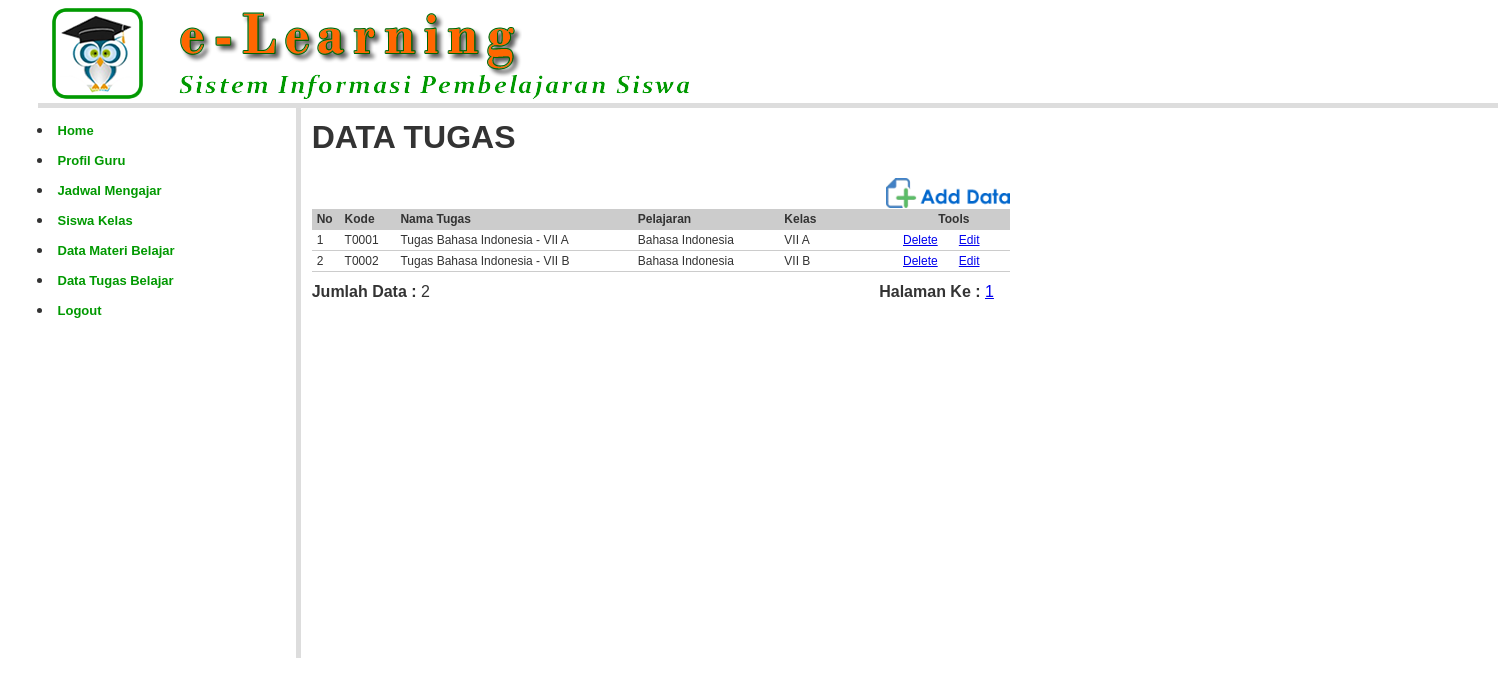
The app's page /guru/?open=Tugas-Data (signed in) with its own data.
### tables this page shows
CREATE TABLE `tugas_belajar` (
  `kd_tugas` char(5) NOT NULL,
  `nm_tugas` varchar(100) NOT NULL,
  `keterangan` varchar(200) NOT NULL,
  `file_tugas` varchar(100) NOT NULL,
  `kd_pelajaran` char(3) NOT NULL,
  `kd_kelas` char(3) NOT NULL,
  `kd_guru` char(4) NOT NULL
);

CREATE TABLE `pelajaran` (
  `kd_pelajaran` char(3) NOT NULL,
  `nm_pelajaran` varchar(100) NOT NULL
);

CREATE TABLE `kelas` (
  `kd_kelas` char(3) NOT NULL,
  `nm_kelas` varchar(100) NOT NULL,
  `kd_guru` char(4) NOT NULL
);

### guru/tugas_data.php (the view, shortened to what this page needs)
<?php
include_once "../library/inc.connection.php";
$kodeGuru	= $_SESSION['SES_GURU'];
$baris	= 50;
$hal 	= isset($_GET['hal']) ? $_GET['hal'] : 1;
$infoSql= "SELECT * FROM tugas_belajar WHERE kd_guru='$kodeGuru'";
$infoQry= mysql_query($infoSql, $koneksidb) or die ("error paging: ".mysql_error());
$jumlah	= mysql_num_rows($infoQry);
$maks	= ceil($jumlah/$baris);
$mulai	= $baris * ($hal-1);
?>
<table width="700" border="0" cellpadding="2" cellspacing="1" class="table-border">
  <tr>
    <td colspan="2"><h1><b>DATA TUGAS  </b></h1></td>
  </tr>
  <tr>
    <td colspan="2" align="right"><a href="?open=Tugas-Add" target="_self"><img src="../images/btn_add_data.png" height="30" border="0"  /></a></td>
  </tr>
  <tr>
    <td colspan="2">
	<table class="table-list" width="100%" border="0" cellspacing="1" cellpadding="3">
      <tr>
        <td width="4%" bgcolor="#CCCCCC"><strong>No</strong></td>
        <td width="8%" bgcolor="#CCCCCC"><strong>Kode</strong></td>
        <td width="34%" bgcolor="#CCCCCC"><strong>Nama Tugas </strong></td>
        <td width="21%" bgcolor="#CCCCCC"><strong>Pelajaran</strong></td>
        <td width="17%" bgcolor="#CCCCCC"><strong>Kelas</strong></td>
        <td colspan="2" align="center" bgcolor="#CCCCCC"><strong>Tools</strong></td>
        </tr>
<?php
$mySql 	= "SELECT tb.*, pelajaran.nm_pelajaran, kelas.nm_kelas FROM tugas_belajar AS tb
			LEFT JOIN pelajaran ON tb.kd_pelajaran = pelajaran.kd_pelajaran
			LEFT JOIN kelas ON tb.kd_kelas = kelas.kd_kelas
			WHERE tb.kd_guru='$kodeGuru' ORDER BY tb.kd_tugas ASC LIMIT $mulai, $baris";
$myQry 	= mysql_query($mySql, $koneksidb)  or die ("Query  salah : ".mysql_error());
$nomor  = $mulai;
while ($myData = mysql_fetch_array($myQry)) {
	$nomor++;
	$Kode = $myData['kd_tugas'];
?>
  <tr>
        <td> <?php echo $nomor; ?> </td>
        <td> <?php echo $myData['kd_tugas']; ?> </td>
        <td> <?php echo $myData['nm_tugas']; ?> </td>
        <td> <?php echo $myData['nm_pelajaran']; ?> </td>
        <td> <?php echo $myData['nm_kelas']; ?>  </td>
        <td width="8%"><a href="?open=Tugas-Edit&Kode=<?php echo $Kode; ?>" target="_self">Delete</a></td>
        <td width="8%"><a href="?open=Tugas-Edit&Kode=<?php echo $Kode; ?>" target="_self">Edit</a></td>
  </tr>
<?php } ?>
    </table></td>
  </tr>
  <tr>
    <td width="560"><strong>Jumlah Data : </strong> <?php echo $jumlah; ?></td>
    <td width="129"><strong>Halaman Ke : </strong>
	<?php
	for ($h = 1; $h <= $maks; $h++) {
		echo " <a href='?open=Tugas-Data&hal=$h'>$h</a> ";
	}
	?> </td>
  </tr>
</table>

### styles/style.css (style rules this page uses)
body { margin:0px auto 0px; padding:3px; font-family:"Arial"; font-size:12px; color:#333; width:95%; background-position:top; background-color:#fff; }
.table-main td { color: #333; border-collapse: collapse; vertical-align: center; padding: 0px; border:none; }
.table-list { clear: both; text-align: left; border-collapse: collapse; margin: 0px 0px 10px 0px; background:#fff; }
.table-list td { color: #333; font-size:12px; border-color: #fff; border-collapse: collapse; vertical-align: center; padding: 3px 5px; border-bottom:1px #CCCCCC solid; }

### records on screen
tugas_belajar: kd_tugas "T0001", nm_tugas "Tugas Bahasa Indonesia - VII A", kd_pelajaran.nm_pelajaran "Bahasa Indonesia", kd_kelas.nm_kelas "VII A"
tugas_belajar: kd_tugas "T0002", nm_tugas "Tugas Bahasa Indonesia - VII B", kd_pelajaran.nm_pelajaran "Bahasa Indonesia", kd_kelas.nm_kelas "VII B"

### other values on screen
$jumlah "2"
